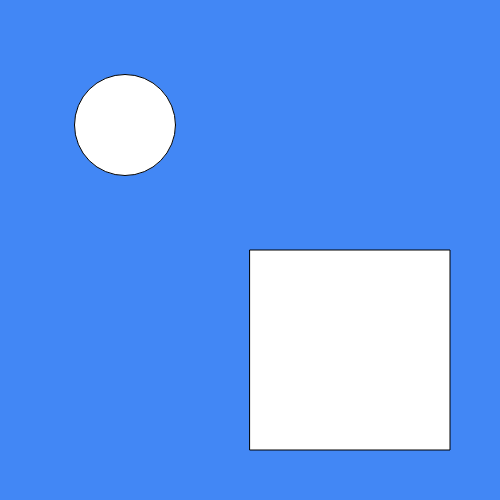
Frame 1 (no input)
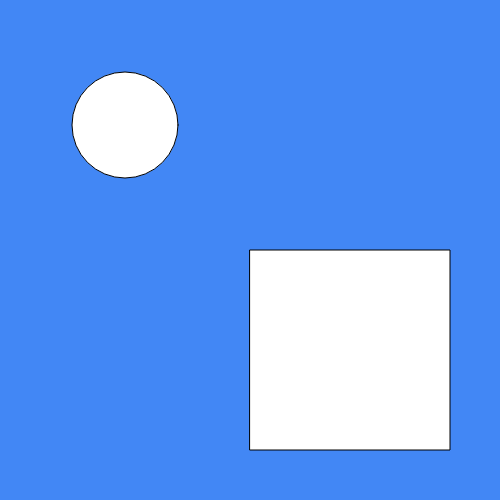
Frame 60 (no input)
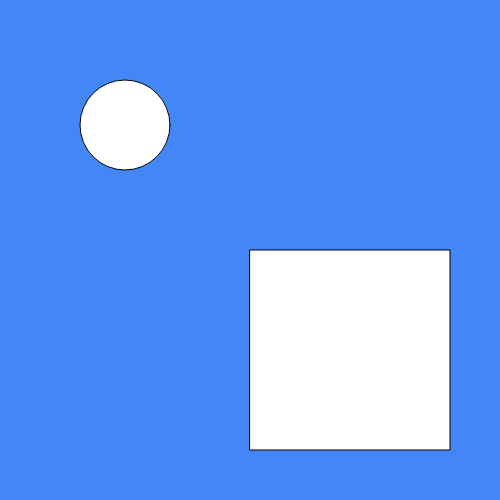
Frame 120 (the mouse pressed at the canvas centre since frame 60)

The p5.js sketch that drew these frames (run headless with seeded random() and noise() and a simulated clock; from frame 60 on, the mouse is pressed at the canvas centre):

// p5.js sketch
// ── sketch.js
let grabbed = false;
let shapeX;
let shapeY;
let circleGettingBigger = true;
const radius = 50;
let diameter = radius*2;

let placed = false;

function setup() {
  // put setup code here
  createCanvas(500,500);
  background(66, 135, 245);
  
  shapeX = width/4;
  shapeY = height/4;
}

function draw () {
  background(66, 135, 245);
  
  // Bucket
  if( placed ) {
    fill(100, 10, 250);
  } else {
    fill(255);
  }
  rect(width/2, height/2, 200, 200);
  
  // Hidden text
  if( placed ) {
    fill(255);
    text('You are allowed to see this now', width/2, 50);
  }
  
  // Draggy shape
  pulseCircle();
  fill(255);
  ellipse(shapeX, shapeY, diameter, diameter);
}

function mouseIsInRect( x, y, width, height, rectModeCenter = false ){
  if( rectModeCenter ) {
    return (
      mouseX > x - width / 2 &&
      mouseX < x + width / 2 &&
      mouseY > y - height / 2 &&
      mouseY < y + height / 2
    );
  } else {
    return (
      mouseX > x &&
      mouseX < x + width &&
      mouseY > y &&
      mouseY < y + height
    );
  }
}

function mouseIsInCircle(radius, circleX, circleY){
  let d = dist(mouseX, mouseY, circleX, circleY);
  if( d < radius) {
    return true;
  } else {
    return false;
  }
}

function mousePressed () {
  if( mouseIsInCircle(radius, shapeX, shapeY) ) {
    grabbed = true;
  } else {
    grabbed = false;
  }
}

function mouseReleased () {
  grabbed = false;
}

function mouseDragged() {
//  print('dragged');
  if(grabbed){
    shapeX = mouseX;
    shapeY = mouseY;
    
    if( mouseIsInRect(width/2, height/2, 200, 200) ) {
      placed = true;
    } else {
      placed = false;
    }
    print(placed);
  }
}

function pulseCircle () {
  if(circleGettingBigger) {
    diameter++;
  } else {
    diameter--;
  }
  if(diameter > 110) {
    circleGettingBigger = false;
  } else if ( diameter < 90 ) {
    circleGettingBigger = true;
  }
}
